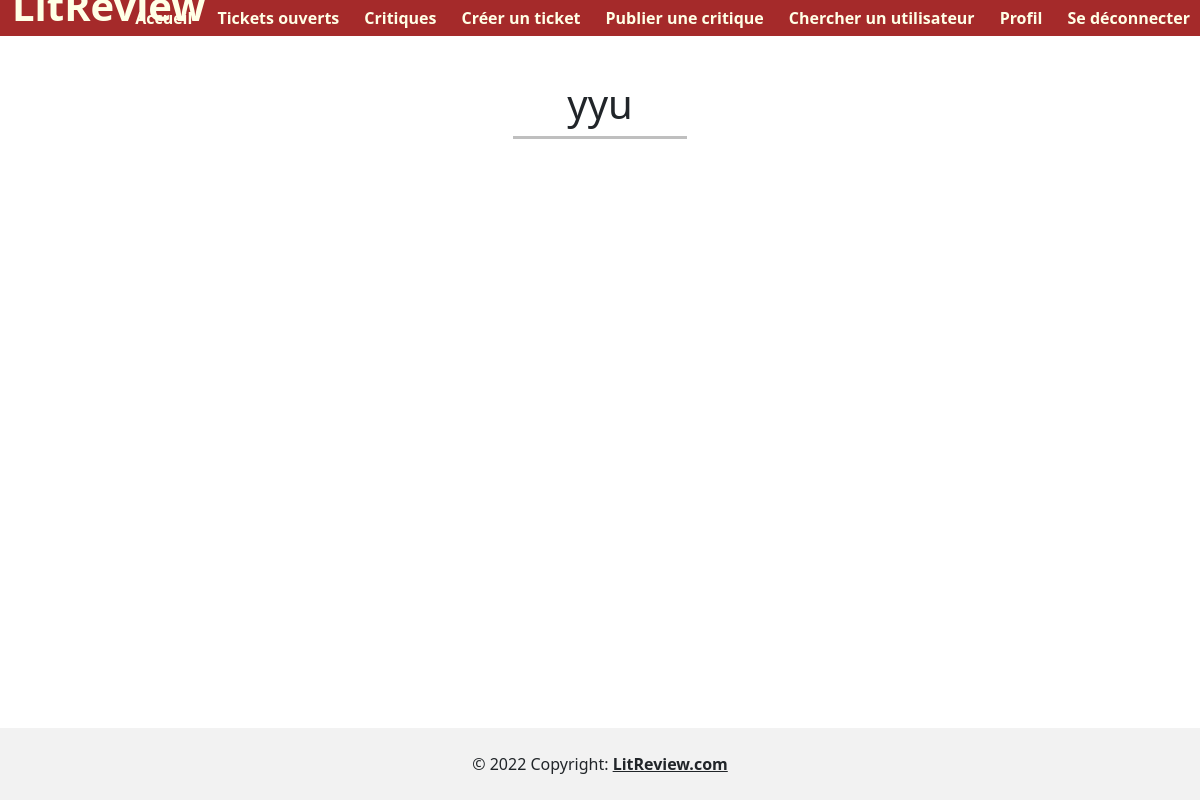
The page /author/yyu (signed in) on the database as committed earlier.
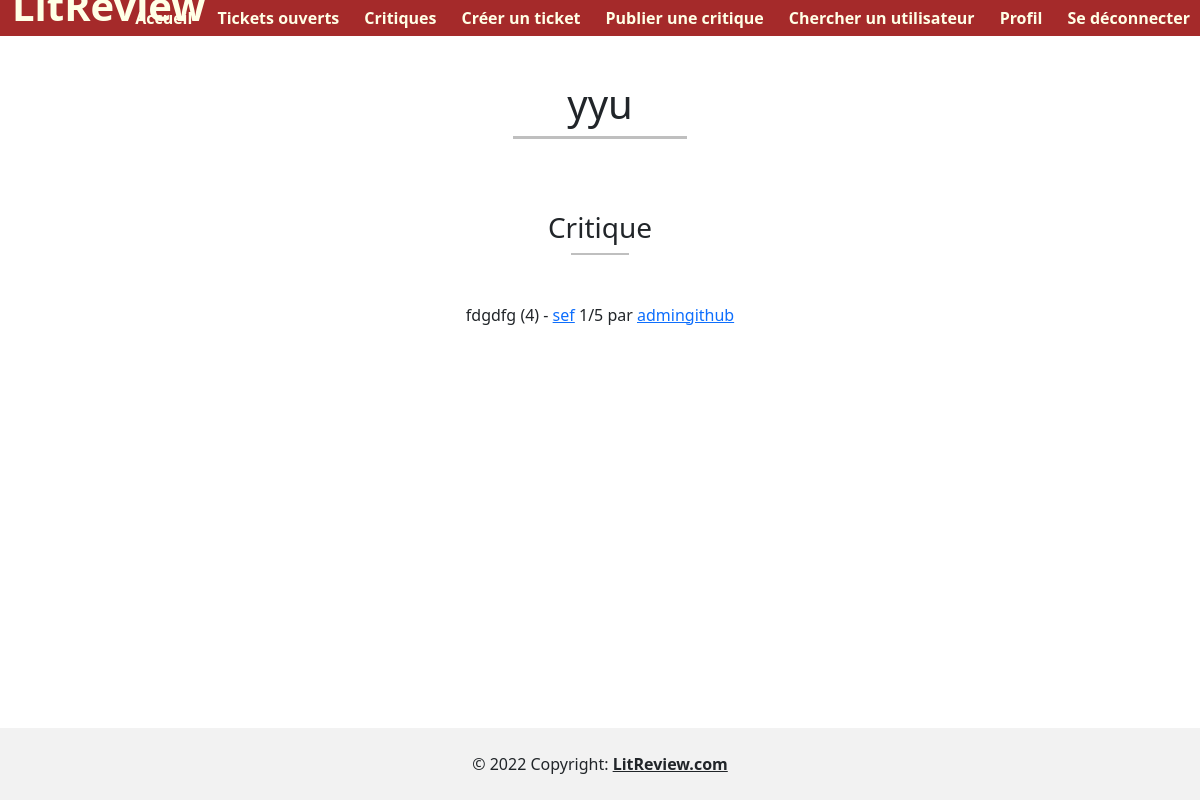
The same page on the database as committed later.
### blog/models.py (models this page shows)
class Review(models.Model):
    RATING_CHOICE = [(1, "1"), (2, "2"), (3, "3"), (4, "4"), (5, "5")]
    ticket = models.ForeignKey(to=Ticket, on_delete=models.CASCADE, blank=True, null=True)
    rating = models.PositiveSmallIntegerField(verbose_name='Notes', choices=RATING_CHOICE)
    headline = models.CharField(verbose_name="Titre", max_length=32)
    body = models.TextField(verbose_name="Critique", max_length=8192, blank=True)
    user = models.ForeignKey(to=settings.AUTH_USER_MODEL, on_delete=models.CASCADE)
    time_created = models.DateTimeField(auto_now_add=True)
    content_reference = models.CharField(verbose_name='Titre de la référence', max_length=80, blank=True, null=True)
    content_author = models.CharField(verbose_name='Nom de l\'auteur', max_length=80, blank=True, null=True)
    content_picture = models.ImageField(verbose_name='Image', upload_to='ticket', blank=True, null=True)
    publication_year = models.IntegerField(verbose_name='Date de publication',
                                           validators=[MinValueValidator(-400),
                                                       MaxValueValidator(datetime.date.today().year)],
                                           blank=True, null=True)
    def __str__(self):
        return self.headline
    class Meta:
        ordering = ['-time_created']

### authentication/models.py (models this page shows)
class User(AbstractUser):
    tickets_list = models.ManyToManyField(Ticket, related_name="tickets_list")
    reviews_list = models.ManyToManyField(Review, related_name="reviews_list")
    description = models.TextField(verbose_name="Description", max_length=1000, blank=True, null=True)
    class Meta:
        ordering = ['-username']

### blog/views.py (the view)
# urls.py: path('author/<str:author_refererence>', views.show_author_work, name='author-page'),
@login_required
def show_author_work(request, author_refererence):
    tickets = Ticket.objects.filter(content_author=author_refererence, status=True)
    reviews = Review.objects.filter(content_author=author_refererence)
    context = {
        'tickets': tickets,
        'reviews': reviews,
        'author': author_refererence,
    }
    return render(request, 'tickets_reviews/author_work.html', context=context)

### blog/templatetags/blog_extras.py (called while the page is built)
@register.simple_tag(takes_context=True)
def add_paranthesis(context, content):
    if content:
        return f'({content})'
    else:
        return ''

### blog/templates/tickets_reviews/author_work.html (shortened to what this page needs)
{% extends 'base.html' %}
{% load blog_extras %}
{% block content %}
<br>
<h1>{{ author }}</h1>
<hr>
<br><br><br>
{% if reviews %}
    <h3>Critique{{ reviews|pluralize:" ,s" }}</h3>
    <hr class="small"><br><br>
    {% for review in reviews %}
        <p>
            {{ review.content_reference }} {% add_paranthesis review.publication_year %} -
            <a href="{% url 'show-review' review.id %}">{{ review }}</a> {{ review.rating }}/5 par
            <a href="{% url 'user-page' review.user.id %}">{{ review.user }}</a>
        </p>
    {% endfor %}
{% endif %}
{% endblock %}

Rows that differ between the two databases and show on the page:
added Review: content_reference "fdgdfg", publication_year "(4)", headline "sef", rating "1", user "admingithub"
Other text that changed with them:
text now shown: "Critique"
